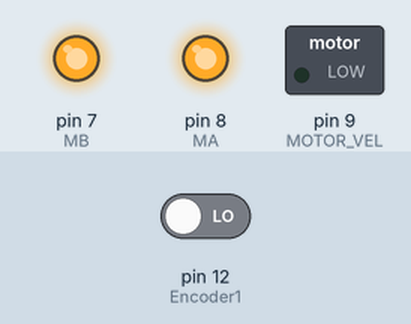
Recording of a sketch running on a simulated Arduino Uno, built with avr-gcc and run on an emulated ATmega328P. Shown: switched loads named in the sketch (green lamp = pin HIGH), output pins drawn as LEDs (lit = HIGH). The test bench sets the inputs (shaded band); at power-on: pin 12 (Encoder1) LOW.

Above: at 0.1 s.
At 2.1 s:
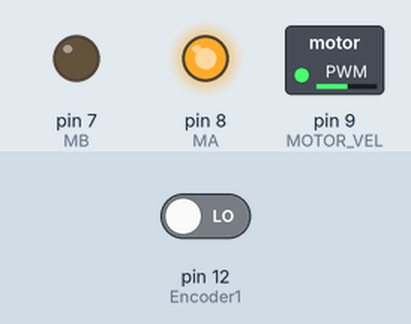
Timing chart, 0 to 3.6 s (numbered marks = the images above):
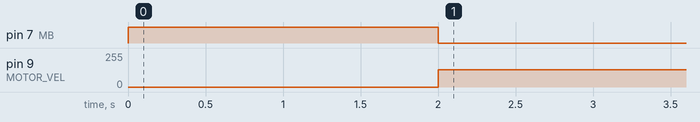

Measured:
- by itself, pin 7 (MB): HIGH → LOW at 2.0 s
- by itself, pin 9 (MOTOR_VEL): 0/255 → 130/255 at 2.0 s

The sketch:

TEST_ENCODER.ino
```cpp
#define Encoder1 12 // o retorno do encoder
#define MB 7 // entarada A da ponte H
#define MA 8 // entrada B da ponte H
#define MOTOR_VEL 9 // O Motor (uso pra mandar potencia)
int z;
void setup() {
  pinMode(Encoder1, INPUT);
  pinMode(MB, OUTPUT);
  pinMode(MA, OUTPUT);
  pinMode(MOTOR_VEL, OUTPUT);
  digitalWrite(MA,HIGH);
  digitalWrite(MB,HIGH); // travar o motor se tiver girando, usando a ponte H
  delay(1000);
  Serial.begin(9600);
  z = 0; // inicializar o numero de rodadas como zero
}

void loop() {
  int i=0, cont=0;
  digitalWrite(MA,HIGH);
  digitalWrite(MB,HIGH); // travar o motor se tiver girando, usando a ponte H, uso quando realizar uma rotacao inteira
  delay(1000);
  digitalWrite(MA,HIGH);
  digitalWrite(MB,LOW);
  analogWrite(MOTOR_VEL,130); // mandar potencia pro motor
  while(i<131){ // a reducao que tem entre a saida do motor e o encoder
    while(cont < 15){ // quantidade de 1s que o encoder tem que retornar para um giro (por dentro, sem a reducao)
      if(digitalRead(Encoder1)){
          while(digitalRead(Encoder1)); // para  nunca pegar mais do que um 1 da leitura de um furo so no encoder
          cont+=1;
        }
      }
      cont = 0; /// zerando para utilizar
      i+=1;
  }
  Serial.println(z); // printar o numero de voltas dadas desde o inicio do codigo
  z+=1;
}
```
